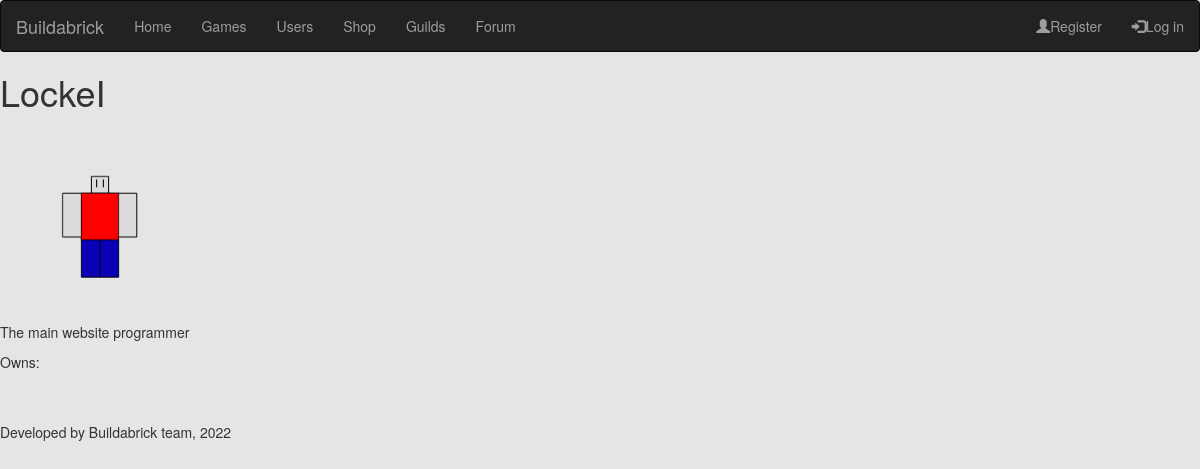
Before: /user/3 with the older database file.
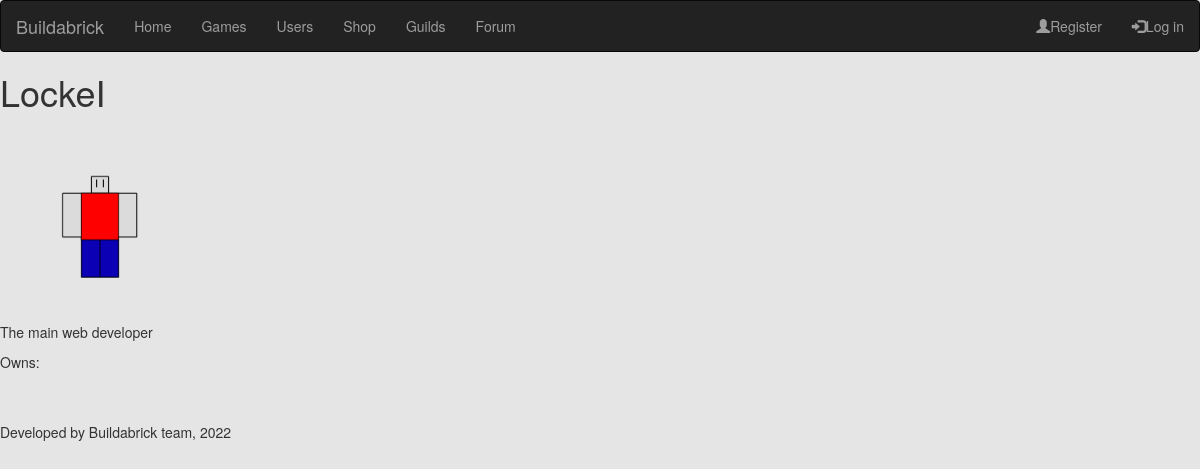
After: the same page with the newer database file.
### website/models.py (models this page shows, shortened)
class User(AbstractUser):
    description = models.TextField(blank=True)
    owns = models.TextField(blank=True)
    coin = models.IntegerField(default=0)
    materia = models.IntegerField(default=0)

### website/views.py (the view)
# urls.py: path('user/<int:user_id>', user, name='userpage'),
def user(request, user_id):
    user = User.objects.get(pk=user_id)
    context = {'user1': user}
    return render(request, 'website/user.html', context)

### website/templates/website/user.html (shortened to what this page needs)
{% extends 'base.html' %}
{% load static %}
{% block content %}
<h1>{{ user1.username }}</h1>
<img src="{% static "website/player.png" %}" width="200" height="200">
<p>{{ user1.description }}</p>
<p>Owns: {{ user.owns }}</p>
{% endblock %}

### website/templates/base.html (shortened to what this page needs)
<!DOCTYPE html>
<html>
    <head>
        <link rel="stylesheet" href="https://maxcdn.bootstrapcdn.com/bootstrap/3.4.1/css/bootstrap.min.css">
    </head>
    <body>
        <nav class="navbar navbar-inverse">
            <div class="container-fluid">
                <div class="navbar-header">
                    <a class="navbar-brand" href="/">Buildabrick</a>
                </div>
                <ul class="nav navbar-nav">
                    <li><a href="/">Home</a></li>
                    <li><a href="/games">Games</a></li>
                    <li><a href="/usersearch">Users</a></li>
                    <li><a href="/shop">Shop</a></li>
                    <li><a href="/guilds">Guilds</a></li>
                    <li><a href="/forum">Forum</a></li>
                </ul>
                <ul class="nav navbar-nav navbar-right">
                    {% if user.is_authenticated %}
                    <li><a href='/logout'><span class="glyphicon glyphicon-log-out"></span>Log out</a></li>
                    {% else %}
                    <li><a href='/register'><span class="glyphicon glyphicon-user"></span>Register</a></li>
                    <li><a href='/login'><span class="glyphicon glyphicon-log-in"></span>Log in</a></li>
                    {% endif %}
                </ul>
            </div>
        </nav>
        {% block content %}
        {% endblock %}
        <br><br>
        <p>Developed by Buildabrick team, 2022</p>
    </body>
</html>

### website/templates/base.html (style rules this page uses)
body { background-color: #e5e5e5; }

Changed rows visible on the page:
changed User "LockeI": description "The main website programmer" → "The main web developer"
